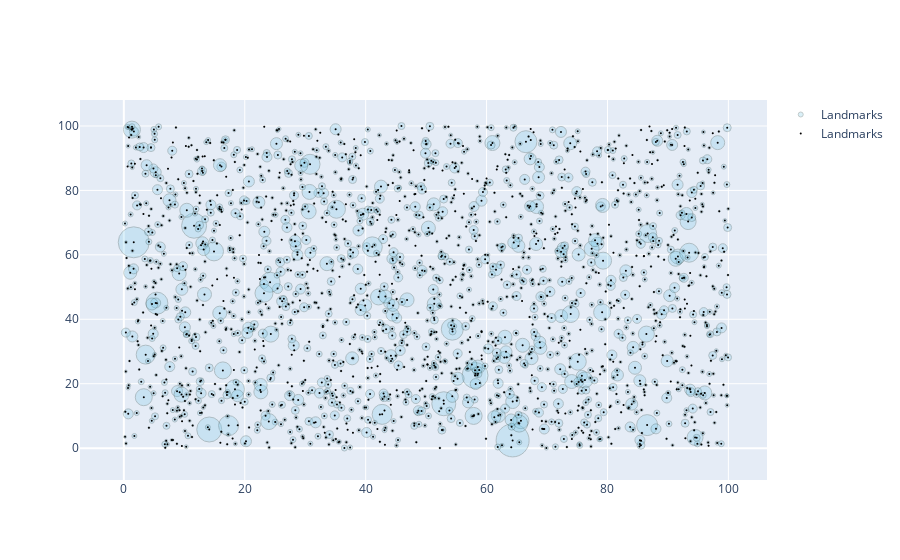

Notebook code for this chart:
### Code cell
fig = go.Figure()

size_attr = np.array([sizes[lm] for lm in landmark_ids])
fig.add_trace(go.Scatter(x=landmark_coords[:,0], y=landmark_coords[:,1],
                            mode='markers',
                            marker=dict(size=size_attr, color='skyblue', opacity=0.3, line=dict(width=1, color='DarkSlateGrey')),
                           
                            name='Landmarks'))
fig.add_trace(go.Scatter(x=landmark_coords[:,0], y=landmark_coords[:,1],
                            mode='markers',
                            marker=dict(size=2, color='black'),
                            name='Landmarks'))
fig.show()

### Figure 1 — Plotly figure (JSON) as saved in the notebook; plotly's stock layout.template omitted (floating-point values rounded to 4 significant figures; data arrays with more than 128 entries replaced by an {"elided": "..."} marker saying what was removed)
{"data": [{"marker": {"color": "skyblue", "line": {"color": "DarkSlateGrey", "width": 1}, "opacity": 0.3, "size": {"elided": "2000 int values"}}, "mode": "markers", "name": "Landmarks", "type": "scatter", "x": {"elided": "2000 float values"}, "y": {"elided": "2000 float values"}}, {"marker": {"color": "black", "size": 2}, "mode": "markers", "name": "Landmarks", "type": "scatter", "x": {"elided": "2000 float values"}, "y": {"elided": "2000 float values"}}], "layout": {}}
